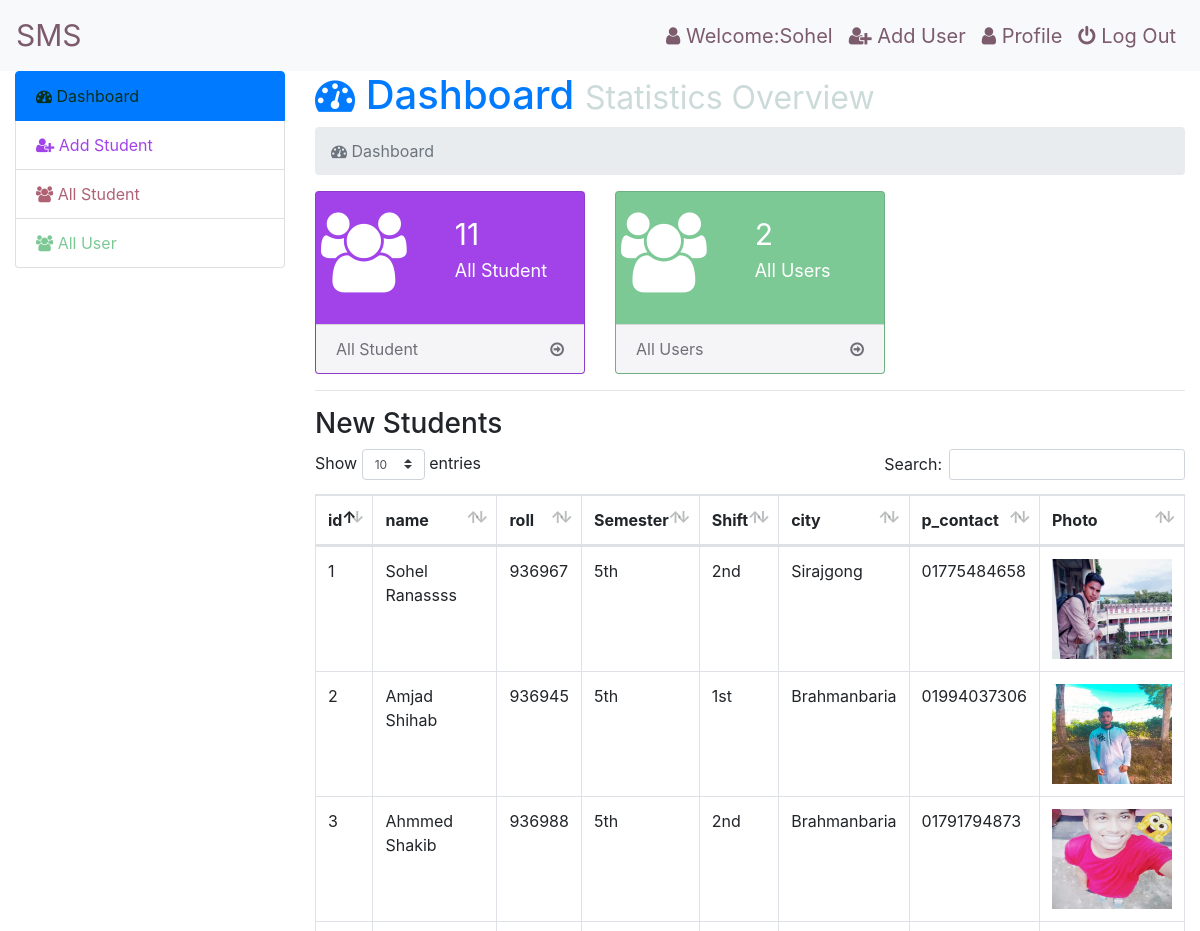
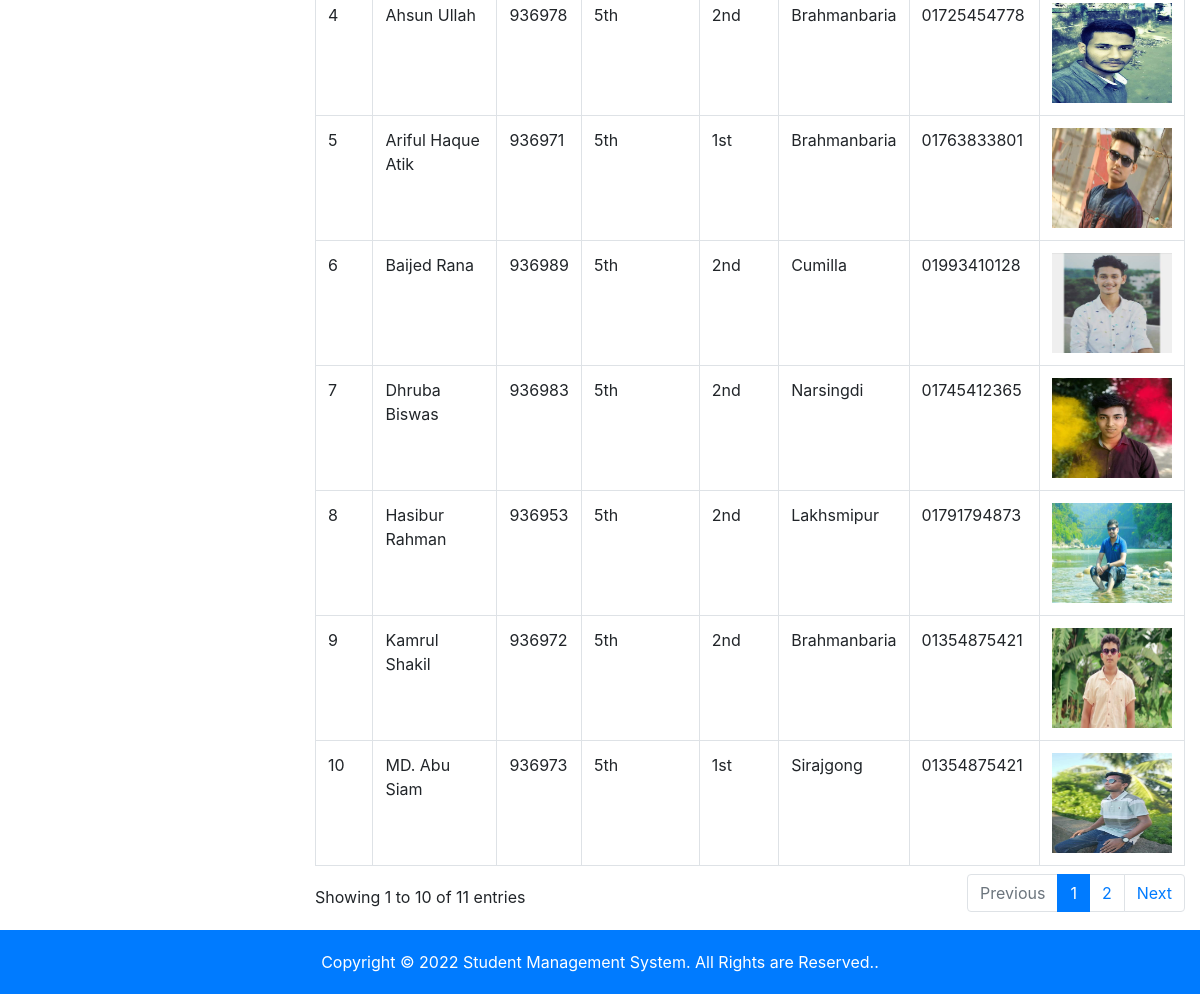
/admin/index.php (signed in), run on the app's committed database (2 pictures, top to bottom).
### tables this page shows
CREATE TABLE `student_info` (
  `id` int(5) NOT NULL,
  `name` varchar(255) NOT NULL,
  `roll` int(255) NOT NULL,
  `class` varchar(255) NOT NULL,
  `shift` varchar(255) NOT NULL,
  `city` varchar(255) NOT NULL,
  `parents_contact` varchar(50) NOT NULL,
  `photo` varchar(255) NOT NULL,
  `datetime` timestamp NOT NULL DEFAULT current_timestamp()
);

### admin/dashbord.php (the view, shortened to what this page needs)
<h1 class="text-primary"><i class="fa fa-dashboard"></i> Dashboard <small style="color:#CCDADA;">Statistics Overview</small></h1>
<ol class="breadcrumb">
  <li class="breadcrumb-item active"><i class="fa fa-dashboard"></i> Dashboard</li>
</ol>
<?php
$show_student=mysqli_query($connect,"SELECT * FROM `student_info`");
$show_student_dashbord=mysqli_num_rows($show_student);
 $show_user=mysqli_query($connect,"SELECT * FROM `users`");
 $show_user_dashbord=mysqli_num_rows($show_user);
  ?>
  <div class="row">
    <div class="col-sm-4">
      <div class="card" style="color:white; background:#A243E9;">
        <div class="card-body">
            <div class="card-title">
              <div class="row">
                <div class="col-xs-3">
                  <i class="fa fa-users fa-5x"></i>
                </div>
                <div class="col-xs-9">
                  <div class=" ml-5" style="font-size:30px;"><?php echo $show_student_dashbord; ?></div>
                  <div class=" ml-5" style="font-size:18px;">All Student</div>
                </div>
              </div>
            </div>
        </div>
            <a href="index.php?page=all student">
              <div class="card-footer" style="background:#F5F4F6; color:#706F78;">
                <span>All Student</span>
                <span class="float-right"><i class="fa fa-arrow-circle-o-right"></i></span>
              </div>
            </a>
      </div>
    </div>
    <div class="col-sm-4">
      <div class="card" style="color:white;background:#7DC996;">
        <div class="card-body">
            <div class="card-title">
              <div class="row">
                <div class="col-xs-3">
                  <i class="fa fa-users fa-5x"></i>
                </div>
                <div class="col-xs-9">
                  <div class=" ml-5" style="font-size:30px;"><?php echo $show_user_dashbord; ?></div>
                  <div class=" ml-5" style="font-size:18px;">All Users</div>
                </div>
              </div>
            </div>
        </div>
            <a href="index.php?page=all users">
              <div class="card-footer" style="background:#F5F4F6; color:#706F78;">
                <span>All Users</span>
                <span class="float-right"><i class="fa fa-arrow-circle-o-right"></i></span>
              </div>
            </a>
      </div>
    </div>
  </div>
  <hr>
  <h3>New Students</h3>
  <div class="table-responsive">
    <table id="example" class="table table-bordered table-hover">
        <thead>
          <tr>
            <th>id</th>
            <th>name</th>
            <th>roll</th>
            <th>Semester</th>
            <th>Shift</th>
            <th>city</th>
            <th>p_contact</th>
            <th>Photo</th>
          </tr>
        </thead>
        <tbody>
          <?php
            $db_table_info=mysqli_query($connect,"SELECT * FROM `student_info` ");
            $id = 0;
            while($row=mysqli_fetch_assoc($db_table_info)){
                $id++;
              ?>
            <tr>
              <td><?php echo $id; ?></td>
              <td><?php echo ucwords($row['name']); ?></td>
              <td><?php echo $row['roll']; ?></td>
              <td><?php echo $row['class']; ?></td>
              <td><?php echo $row['shift']; ?></td>
              <td><?php echo ucwords($row['city']); ?></td>
              <td><?php echo $row['parents_contact']; ?></td>
              <td><img src="student_image/<?php echo $row['photo']; ?>" alt="" height="100px" width="120px"></td>
            </tr>
              <?php
            }
           ?>
        </tbody>
    </table>
  </div>

### admin/index.php (shortened to what this page needs)
<!DOCTYPE html>
<html lang="en">
<head>
  <link rel="stylesheet" href="style.css">
  <link rel="stylesheet" href="../css/bootstrap.min.css">
  <link rel="stylesheet" href="../css/font-awesome.min.css">
  <link rel="stylesheet" href="../css/dataTables.bootstrap.min.css">
  <link rel="stylesheet" href="../css/bootstrap.css">
</head>
<body>
  <nav class="navbar navbar-expand-lg navbar-light bg-light">
  <a class="navbar-brand" href="index.php" style="color:#7b5b6c;font-size:30px;">SMS</a>
<div class="ml-auto">
    <ul class="navbar-nav">
        <li class="nav-item">
          <a class="nav-link" href="#" style="font-size:20px; color:#7b5b6c;"><i class="fa fa-user"></i> Welcome:Sohel</a>
        </li>
        <li class="nav-item">
          <a class="nav-link" href="regstration.php" style="font-size:20px; color:#7b5b6c;"><i class="fa fa-user-plus"></i> Add User</a>
        </li>
        <li class="nav-item">
          <a class="nav-link" href="index.php?page=user Profile" style="font-size:20px; color:#7b5b6c;"><i class="fa fa-user"></i> Profile</a>
        </li>
        <li class="nav-item">
          <a class="nav-link" href="logout.php" style="font-size:20px; color:#7b5b6c;"><i class="fa fa-power-off"></i> Log Out</a>
        </li>
    </ul>
</div>
</nav>
<div class="container-fluid">
  <div class="row">
    <div class="col-sm-3">
      <div class="list-group">
        <a href="index.php?page=dashbord" class="list-group-item active" style="color:#063119;"><i class="fa fa-dashboard"></i> Dashboard</a>
        <a href="index.php?page=add student" class="list-group-item " style="color:#A243E9;"><i class="fa fa-user-plus"></i> Add Student</a>
        <a href="index.php?page=all student" class="list-group-item" style="color:#B06275;"><i class="fa fa-users"></i> All Student</a>
        <a href="index.php?page=all users" class="list-group-item" style="color:#7DC996;"><i class="fa fa-users"></i> All User</a>
      </div>
    </div>
            <div class="col-sm-9">
              <div class="content">
                  <?php
                    if(isset($_GET['page'])){
                      $Page= $_GET['page'].".php";
                    }
                    else{
                      $Page="dashbord.php";
                    }
                    if(file_exists($Page)){
                      require_once $Page;
                    }
                    else{
                      require_once '404.php';
                    }
                   ?>
              </div>
            </div>
      </div>
    </div>
    <footer class="bg-primary p-1 mt-3">
        <p class="text-center mt-3" style="color:white;">Copyright &copy <?php echo date('Y'); ?> Student Management System. All Rights are Reserved..</p>
    </footer>
</body>
</html>

### data on the page
student_info: name "Sohel Ranassss", roll "936967", class "5th", shift "2nd", city "Sirajgong", parents_contact "01775484658", photo (picture)
student_info: name "Amjad Shihab", roll "936945", class "5th", shift "1st", city "Brahmanbaria", parents_contact "01994037306", photo (picture)
student_info: name "Ahmmed Shakib", roll "936988", class "5th", shift "2nd", city "Brahmanbaria", parents_contact "01791794873", photo (picture)
student_info: name "Ahsun Ullah", roll "936978", class "5th", shift "2nd", city "Brahmanbaria", parents_contact "01725454778", photo (picture)
student_info: name "Ariful Haque Atik", roll "936971", class "5th", shift "1st", city "Brahmanbaria", parents_contact "01763833801", photo (picture)
student_info: name "Baijed Rana", roll "936989", class "5th", shift "2nd", city "Cumilla", parents_contact "01993410128", photo (picture)
student_info: name "Dhruba Biswas", roll "936983", class "5th", shift "2nd", city "Narsingdi", parents_contact "01745412365", photo (picture)
student_info: name "Hasibur Rahman", roll "936953", class "5th", shift "2nd", city "Lakhsmipur", parents_contact "01791794873", photo (picture)
student_info: name "Kamrul Shakil", roll "936972", class "5th", shift "2nd", city "Brahmanbaria", parents_contact "01354875421", photo (picture)
student_info: name "MD. Abu Siam", roll "936973", class "5th", shift "1st", city "Sirajgong", parents_contact "01354875421", photo (picture)

### other printed values
$show_student_dashbord "11"
$show_user_dashbord "2"
